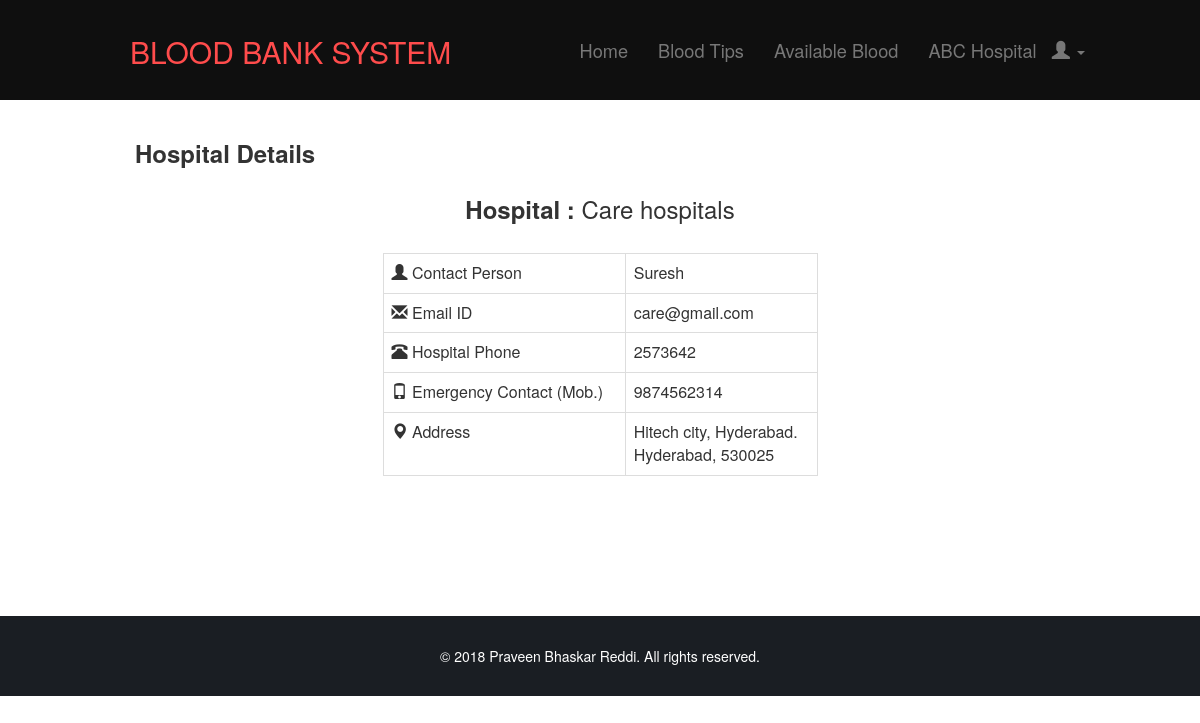
The page /hospital.php?hos=care@gmail.com (signed in) on the database its author committed.
### tables this page shows
CREATE TABLE `user_details` (
  `email` varchar(255) NOT NULL,
  `name` varchar(255) NOT NULL,
  `pass` varchar(255) NOT NULL,
  `type_id` int(5) NOT NULL
);

CREATE TABLE `hospital` (
  `hname` varchar(45) NOT NULL,
  `cname` varchar(45) NOT NULL,
  `email` varchar(45) NOT NULL,
  `phone` bigint(15) NOT NULL,
  `mob` bigint(13) NOT NULL,
  `city` varchar(45) NOT NULL,
  `pin` int(10) NOT NULL,
  `address` text NOT NULL,
  `time_stamp` datetime NOT NULL
);

### hospital.php (the view, shortened to what this page needs)
<html lang="en">
<head>
    <?php include 'meta.php'?>
</head>
<body>
    <?php
                include 'connectMysql.php';
                if(isset($_SESSION["username"]) && $_SESSION["type"]==1)
                {
                    if($_POST['blood_req'] == "grant_req")
                    {
                        date_default_timezone_set('Asia/Calcutta');
                        $d = date("y-m-d H:i:s");
                        $query = "SELECT max(sn) as snm FROM blood_request";
                        $run_sql = mysqli_query($conn,$query);
                        $rows = mysqli_fetch_array($run_sql);
                        $sn = $rows['snm'];
                        $sn = $sn + 1;
                        $eee = $_SESSION["username"];
                        $h_e = $_POST['hos_id'];
                        $b_group = $_SESSION['b_group'];
                        $query_in = "INSERT into blood_request values($sn, '$eee', '$h_e','$b_group',1,'Pending','$d')";
                        if ($conn->query($query_in) === TRUE) {
                            header("Location: availableBlood.php?message=<font color='green'>Blood Requested</font>");
                        }
                        else
                        {
                            header("Location: availableBlood.php?message=<font color='red'>Problem in Blood Request <br>$conn->error</font>");
                        }
                    }
                    else
                    {
                    $hos = $_GET['hos'];
                    include 'Receivers_Header.php';
                    $query = "SELECT * FROM hospital where email='$hos'";
                    $run_sql = mysqli_query($conn,$query);
                    $rows = mysqli_fetch_array($run_sql)
    ?>
        <div class="container" id="hp">
            <h3><b>Hospital Details</b></h3>
            <div class="col-sm-3">
            </div>
            <div class="col-sm-6">
                <center>
                    <h3><b>Hospital : </b>
                        <?php echo $rows['hname'];?>
                    </h3>
                </center><br>
                <table class="table table-bordered">
                    <tr>
                        <td><span class="glyphicon glyphicon-user"></span> Contact Person</td>
                        <td>
                            <?php echo $rows['cname']; ?>
                        </td>
                    </tr>
                    <tr>
                        <td><span class="glyphicon glyphicon-envelope"></span> Email ID</td>
                        <td>
                            <?php echo $rows['email']; ?>
                        </td>
                    </tr>
                    <tr>
                        <td><span class="glyphicon glyphicon-phone-alt"></span> Hospital Phone</td>
                        <td>
                            <?php echo $rows['phone']; ?>
                        </td>
                    </tr>
                    <tr>
                        <td><span class="glyphicon glyphicon-phone"></span> Emergency Contact (Mob.)</td>
                        <td>
                            <?php echo $rows['mob']; ?>
                        </td>
                    </tr>
                    <tr>
                        <td><span class="glyphicon glyphicon-map-marker"></span> Address</td>
                        <td>
                            <?php echo $rows['address']; echo "<br>"; echo $rows['city']; echo ", "; echo $rows['pin']; ?></td>
                    </tr>
                </table>
            </div>
            <div class="col-sm-3">
            </div>
        </div>
        <?php
                }
                }
                else{
                        header("Location: loginAgain.php");
                }
    ?>
            <?php include 'footer.php';?>
</body>
</html>

### Receivers_Header.php (shortened to what this page needs)
<?php
    include 'connectMysql.php';
    if(isset($_SESSION["username"]) && $_SESSION["type"]==1)
    {
        $eee = $_SESSION["username"];
        $query = "SELECT name FROM user_details where email='$eee'";
        $run_sql = mysqli_query($conn,$query);
        $rows = mysqli_fetch_array($run_sql);
        $name = $rows['name'];
    }
?>
    <nav class="navbar navbar-default navbar-fixed-top">
        <div class="container-fluid">
            <div class="navbar-header">
                <a class="navbar-brand" href="index.php">
                    <a class="navbar-brand" href="#"><h2>Blood Bank System</h2></a>
                </a>
            </div>
            <div class="collapse navbar-collapse" id="myNavbar">
                <ul class="nav navbar-nav navbar-right">
                    <li><a href="Receivers_home.php">Home</a></li>
                    <li><a href="#">Blood Tips</a></li>
                    <li><a href="availableBlood.php">Available Blood</a></li>
                    <li class="dropdown">
                        <a class="dropdown-toggle" data-toggle="dropdown" href="#">
                            <?php
                                echo $name;
                                echo " &nbsp; <span class='glyphicon glyphicon-user'></span>";
                                ?>
                        <span class="caret"></span>
                    </a>
                    </li>
                </ul>
            </div>
        </div>
    </nav>

### css/myStyle.css (style rules this page uses)
.navbar { //background-color: #fff; //border-color: transparent; height: 100px; }
.navbar .container-fluid { background: #0f0f0f; padding-right: 115px; padding-left: 115px; height: 100px; }
.navbar-collapse { padding-top: 25px; }
.navbar-nav>li { font-size: 130%; }
.navbar-brand>h2 { text-transform: uppercase; color: #ff4c4c; }
#hp { padding: 120px; }
.container { padding :20px; }

### rows shown on the page
user_details: name "ABC Hospital"
hospital: hname "Care hospitals", cname "Suresh", email "care@gmail.com", phone "2573642", mob "9874562314", address "Hitech city, Hyderabad.", city "Hyderabad", pin "530025"
